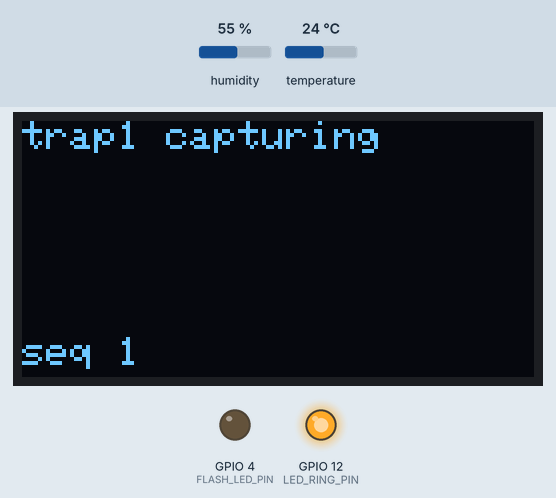
A sketch run on a simulated ESP32. Shown: 128×64 one-colour display, output pins drawn as LEDs (lit = HIGH). The test bench sets the inputs (shaded band); at power-on: humidity 55 %, temperature 24 °C. WiFi joins after 1.5 s; servers stay silent unless stated; uploads are accepted with an empty reply; the camera gives no picture; what the sketch prints to the serial monitor is not drawn.

Above: at 0.82 s.
At 60.86 s:
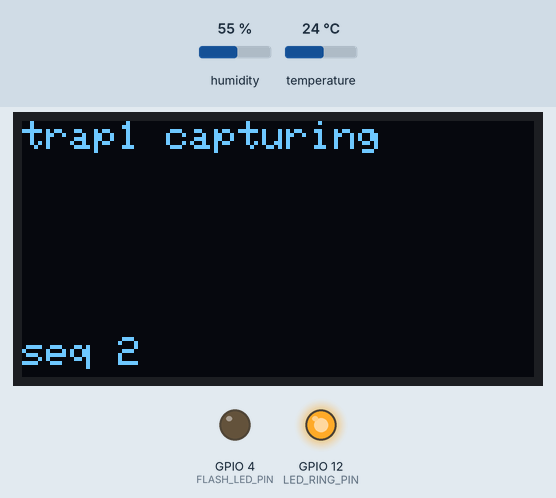
At 121.2 s:
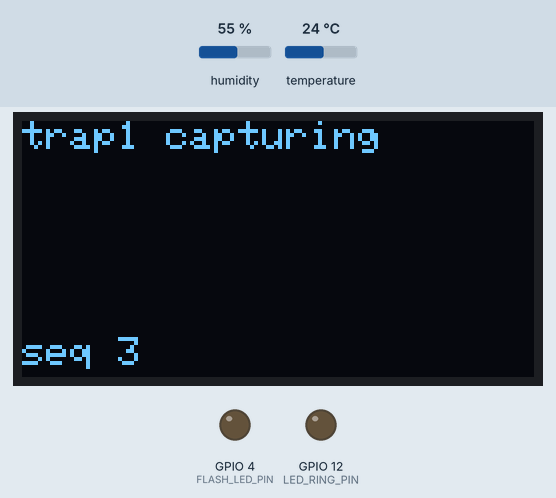
Timing chart, 0 to 122.7 s (numbered marks = the images above):
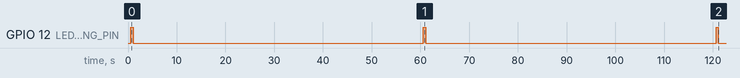

Measured:
- by itself, GPIO 12 (LED_RING_PIN): alternates HIGH for 0.48 s and LOW for 59.6 s
- what the display in image 0 shows lasts 60.0 s, from 0.6 s to 60.6 s

The sketch:

pestpulse_cam.ino
```cpp
/*
 * PestPulse – ESP32-CAM trap node  ->  PestPulse Cloud  (Team Prime Minds, CHIP TO CROP PS1)
 *
 * Every cycle the node:
 *   1. switches on the LED ring and photographs the trap card
 *   2. reads temperature + humidity (DHT22)
 *   3. uploads photo + readings over HTTPS to the cloud  (POST /api/v1/ingest, header X-Device-Key)
 *   4. shows the AI count + risk from the cloud's reply on the OLED
 *   5. takes the next photo after the interval the cloud sends back (change it from the app)
 * If Wi-Fi or the cloud is down it retries 3 times, then waits a short time and tries again.
 *
 * Arduino IDE:  Board "AI Thinker ESP32-CAM" (esp32 by Espressif, core 3.x), PSRAM enabled.
 * Libraries:    DHT sensor library + Adafruit Unified Sensor, Adafruit SSD1306 + Adafruit GFX, ArduinoJson v7
 * Wiring:       same as before – DHT22 DATA IO13 (10k pull-up), OLED SDA IO15 / SCL IO14,
 *               LED ring via 2N2222 on IO12 (+10k IO12->GND), 5 V from MT3608 or power bank, no microSD card.
 */
#include <WiFi.h>
#include <WiFiClientSecure.h>
#include <HTTPClient.h>
#include <Wire.h>
#include "esp_camera.h"
#include "soc/soc.h"
#include "soc/rtc_cntl_reg.h"
#include <DHT.h>
#include <Adafruit_GFX.h>
#include <Adafruit_SSD1306.h>
#include <ArduinoJson.h>

// ============================ EDIT THESE ============================
const char* WIFI_SSID     = "YOUR_WIFI_NAME";        // farm Wi-Fi or a phone hotspot
const char* WIFI_PASSWORD = "YOUR_WIFI_PASSWORD";
const char* CLOUD_URL     = "https://your-app.onrender.com";   // your cloud address, no slash at the end
const char* DEVICE_KEY    = "change-me-device-key";            // = PP_DEVICE_KEY on the cloud
const char* NODE_ID       = "trap1";                 // unique per node: trap1, trap2, trap3 ...
const char* TRAP_TYPE     = "sticky_yellow";         // sticky_yellow | pheromone | tuta_delta | lirio_sticky
const bool  USE_DEEP_SLEEP = false;                  // true in the field (saves battery, OLED goes dark)
const bool  HAS_OLED = true;
const bool  HAS_DHT  = true;
// ====================================================================
#define FW_VERSION "1.1.0"
const uint32_t FIRST_INTERVAL_S = 60;                // until the cloud tells us its interval
const uint32_t RETRY_INTERVAL_S = 60;   // 1-minute retry after failed upload               // after a failed upload

// AI-Thinker ESP32-CAM camera pins (do not change)
#define PWDN_GPIO_NUM 32
#define RESET_GPIO_NUM -1
#define XCLK_GPIO_NUM 0
#define SIOD_GPIO_NUM 26
#define SIOC_GPIO_NUM 27
#define Y9_GPIO_NUM 35
#define Y8_GPIO_NUM 34
#define Y7_GPIO_NUM 39
#define Y6_GPIO_NUM 36
#define Y5_GPIO_NUM 21
#define Y4_GPIO_NUM 19
#define Y3_GPIO_NUM 18
#define Y2_GPIO_NUM 5
#define VSYNC_GPIO_NUM 25
#define HREF_GPIO_NUM 23
#define PCLK_GPIO_NUM 22
// our pins
#define DHT_PIN 13
#define OLED_SDA 15
#define OLED_SCL 14
#define LED_RING_PIN 12
#define FLASH_LED_PIN 4

DHT dht(DHT_PIN, DHT22);
Adafruit_SSD1306 display(128, 64, &Wire, -1);
bool oledOk = false;

RTC_DATA_ATTR uint32_t seq = 0;                      // survive deep sleep
RTC_DATA_ATTR uint32_t intervalS = FIRST_INTERVAL_S;
RTC_DATA_ATTR uint32_t fails = 0;

void oled(const String& a, const String& b = "", const String& c = "", const String& d = "") {
  if (!oledOk) return;
  display.clearDisplay();
  display.setTextColor(SSD1306_WHITE);
  display.setTextSize(1); display.setCursor(0, 0);  display.println(a);
  display.setTextSize(2); display.setCursor(0, 14); display.println(b);
  display.setCursor(0, 32); display.println(c);
  display.setTextSize(1); display.setCursor(0, 54); display.println(d);
  display.display();
}

bool initCamera() {
  camera_config_t c = {};
  c.ledc_channel = LEDC_CHANNEL_0; c.ledc_timer = LEDC_TIMER_0;
  c.pin_d0 = Y2_GPIO_NUM; c.pin_d1 = Y3_GPIO_NUM; c.pin_d2 = Y4_GPIO_NUM; c.pin_d3 = Y5_GPIO_NUM;
  c.pin_d4 = Y6_GPIO_NUM; c.pin_d5 = Y7_GPIO_NUM; c.pin_d6 = Y8_GPIO_NUM; c.pin_d7 = Y9_GPIO_NUM;
  c.pin_xclk = XCLK_GPIO_NUM; c.pin_pclk = PCLK_GPIO_NUM; c.pin_vsync = VSYNC_GPIO_NUM; c.pin_href = HREF_GPIO_NUM;
  c.pin_sccb_sda = SIOD_GPIO_NUM; c.pin_sccb_scl = SIOC_GPIO_NUM; c.pin_pwdn = PWDN_GPIO_NUM; c.pin_reset = RESET_GPIO_NUM;
  c.xclk_freq_hz = 20000000; c.pixel_format = PIXFORMAT_JPEG; c.grab_mode = CAMERA_GRAB_LATEST;
  if (psramFound()) { c.frame_size = FRAMESIZE_SXGA; c.jpeg_quality = 10; c.fb_count = 2; c.fb_location = CAMERA_FB_IN_PSRAM; }
  else              { c.frame_size = FRAMESIZE_VGA;  c.jpeg_quality = 12; c.fb_count = 1; c.fb_location = CAMERA_FB_IN_DRAM; }
  if (esp_camera_init(&c) != ESP_OK) { Serial.println("Camera init failed"); return false; }
  sensor_t* s = esp_camera_sensor_get();
  s->set_whitebal(s, 1); s->set_awb_gain(s, 1); s->set_exposure_ctrl(s, 1); s->set_gain_ctrl(s, 1);
  // s->set_vflip(s, 1);   // uncomment if the photo is upside down
  return true;
}

bool connectWiFi(uint32_t timeoutMs = 20000) {
  if (WiFi.status() == WL_CONNECTED) return true;
  WiFi.mode(WIFI_STA);
  WiFi.begin(WIFI_SSID, WIFI_PASSWORD);
  uint32_t t0 = millis();
  while (WiFi.status() != WL_CONNECTED && millis() - t0 < timeoutMs) { delay(400); Serial.print("."); }
  Serial.println();
  if (WiFi.status() != WL_CONNECTED) { Serial.println("WiFi failed"); return false; }
  Serial.println("WiFi IP " + WiFi.localIP().toString() + "  RSSI " + String(WiFi.RSSI()));
  return true;
}

camera_fb_t* capture() {
  digitalWrite(LED_RING_PIN, HIGH);
  delay(300);                                        // light + auto-exposure settle
  for (int i = 0; i < 2; i++) { camera_fb_t* f = esp_camera_fb_get(); if (f) esp_camera_fb_return(f); }
  camera_fb_t* fb = esp_camera_fb_get();
  digitalWrite(LED_RING_PIN, LOW);
  return fb;
}

// Uploads one photo. Returns true when the cloud answered 200 and updates the OLED + interval.
bool upload(camera_fb_t* fb, float t, float h) {
  String url = String(CLOUD_URL) + "/api/v1/ingest?node=" + NODE_ID + "&trap=" + TRAP_TYPE +
               "&seq=" + String(seq) + "&rssi=" + String(WiFi.RSSI()) + "&fw=" FW_VERSION +
               "&uptime=" + String(millis() / 1000);
  if (!isnan(t)) url += "&temp=" + String(t, 1) + "&hum=" + String(h, 1);

  WiFiClientSecure tls;
  tls.setInsecure();      // encrypts traffic but skips certificate checks; for production add tls.setCACert(rootCA)
  WiFiClient plain;
  HTTPClient http;
  bool https = String(CLOUD_URL).startsWith("https");
  if (https) http.begin(tls, url); else http.begin(plain, url);   // http:// works for a laptop on the same Wi-Fi
  http.setTimeout(45000);                            // a sleeping free cloud server can take ~30 s to wake
  http.addHeader("Content-Type", "image/jpeg");
  http.addHeader("X-Device-Key", DEVICE_KEY);
  int code = http.POST(fb->buf, fb->len);
  String body = code > 0 ? http.getString() : "";
  http.end();
  Serial.printf("Cloud HTTP %d  %s\n", code, body.c_str());
  if (code != 200) {
    oled(String(NODE_ID) + " cloud err", code == 401 ? "BAD KEY" : "ERR " + String(code));
    return false;
  }
  JsonDocument doc;
  if (deserializeJson(doc, body) == DeserializationError::Ok) {
    uint32_t iv = doc["interval_s"] | intervalS;
    if (iv >= 30 && iv <= 6 * 3600) intervalS = iv;
    String l1 = doc["oled"][0] | "Count: ?";
    String l2 = doc["oled"][1] | "";
    String risk = doc["risk"] | "?";
    oled(String(NODE_ID) + "  risk " + risk, l1, l2,
         (isnan(t) ? String("") : String(t, 1) + "C " + String(h, 0) + "%  ") + "next " + String(intervalS / 60) + "m");
  }
  return true;
}

void cycle() {
  seq++;
  float t = NAN, h = NAN;
  if (HAS_DHT) { h = dht.readHumidity(); t = dht.readTemperature(); }
  if (isnan(t) || isnan(h)) Serial.println("DHT22 read failed (check wiring / pull-up)");
  oled(String(NODE_ID) + " capturing", "", "", "seq " + String(seq));

  camera_fb_t* fb = capture();
  if (!fb) { oled(NODE_ID, "CAM ERR"); fails++; return; }
  Serial.printf("Photo %u bytes\n", fb->len);

  bool ok = false;
  for (int attempt = 1; attempt <= 3 && !ok; attempt++) {
    if (!connectWiFi()) { oled(NODE_ID, "NO WIFI", String(attempt) + "/3"); delay(3000); continue; }
    ok = upload(fb, t, h);
    if (!ok) delay(4000);
  }
  esp_camera_fb_return(fb);
  fails = ok ? 0 : fails + 1;
  if (fails >= 6) { Serial.println("Too many failures, restarting"); delay(500); ESP.restart(); }
}

uint32_t nextWaitS() { return fails ? RETRY_INTERVAL_S : intervalS; }

void setup() {
  WRITE_PERI_REG(RTC_CNTL_BROWN_OUT_REG, 0);         // avoid brown-out resets when Wi-Fi starts
  Serial.begin(115200);
  delay(200);
  pinMode(FLASH_LED_PIN, OUTPUT); digitalWrite(FLASH_LED_PIN, LOW);
  pinMode(LED_RING_PIN, OUTPUT);  digitalWrite(LED_RING_PIN, LOW);
  if (!initCamera()) { delay(3000); ESP.restart(); }
  if (HAS_DHT) dht.begin();
  if (HAS_OLED) { Wire.begin(OLED_SDA, OLED_SCL); oledOk = display.begin(SSD1306_SWITCHCAPVCC, 0x3C); }
  oled("PestPulse " FW_VERSION, NODE_ID, "", "connecting...");
  if (USE_DEEP_SLEEP) {
    cycle();
    uint32_t w = nextWaitS();
    Serial.printf("Deep sleep %u s\n", w);
    WiFi.disconnect(true);
    esp_sleep_enable_timer_wakeup((uint64_t)w * 1000000ULL);
    esp_deep_sleep_start();
  }
}

void loop() {
  static uint32_t last = 0;
  static bool first = true;
  if (first || millis() - last >= nextWaitS() * 1000UL) {
    first = false;
    last = millis();
    cycle();
  }
  delay(50);
}
```
